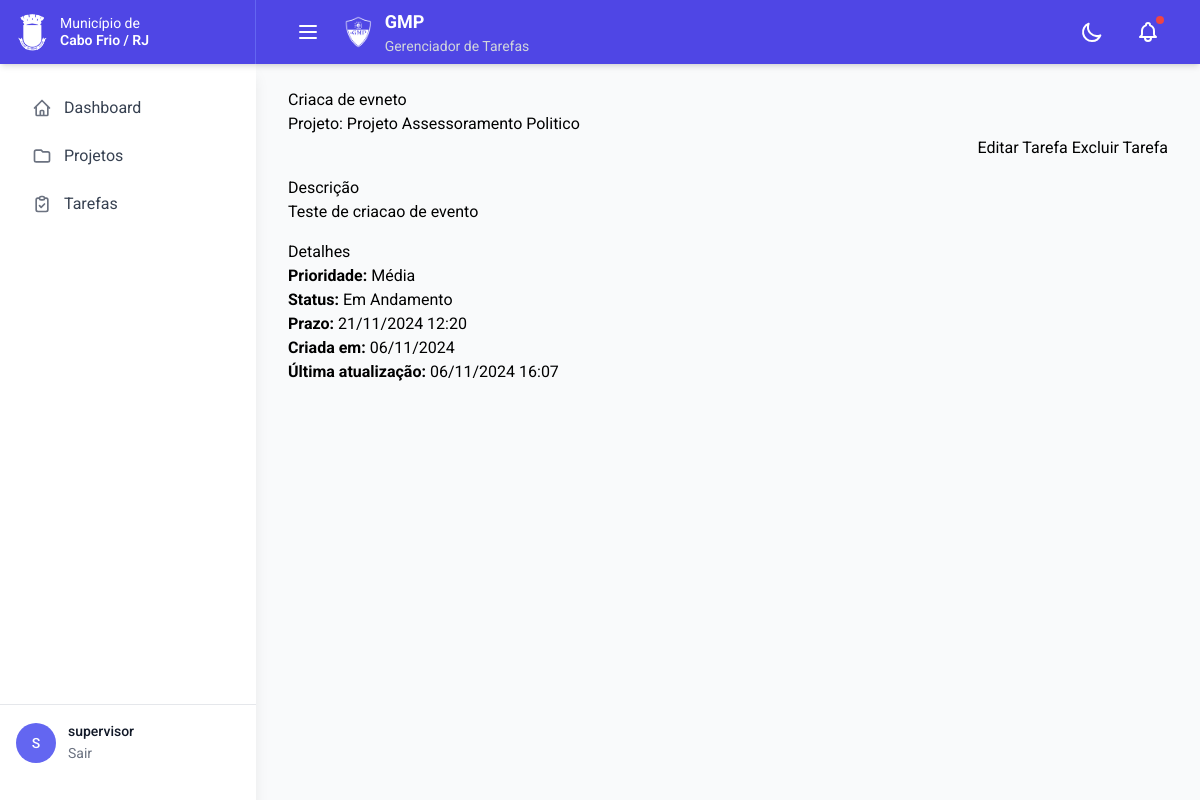
The page /tasks/1/ (signed in) on the database as committed earlier.
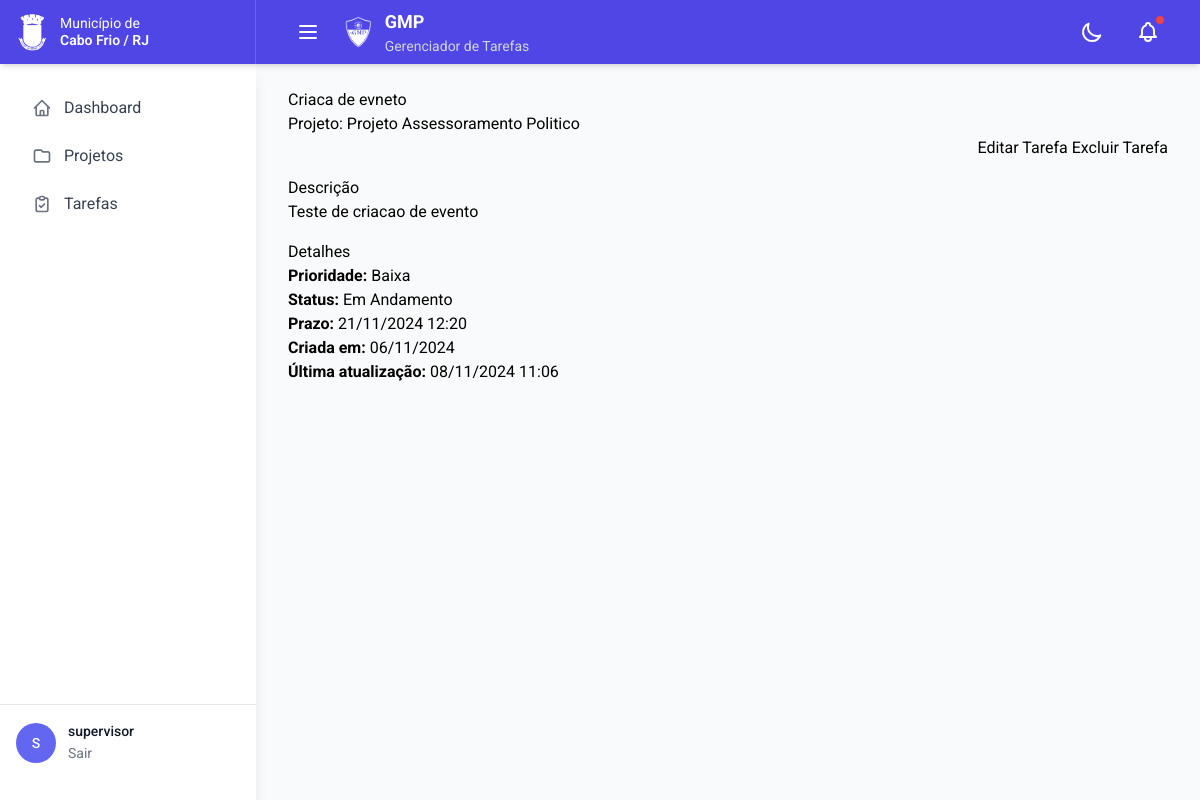
The same page on the database as committed later.
### tasks/models.py (models this page shows, shortened)
class Task(models.Model):
    PRIORITY_CHOICES = [
        ('low', 'Baixa'),
        ('medium', 'Média'),
        ('high', 'Alta'),
    ]
    STATUS_CHOICES = [
        ('todo', 'A Fazer'),
        ('doing', 'Em Andamento'),
        ('done', 'Concluída'),
    ]
    title = models.CharField('Título', max_length=200)
    description = models.TextField('Descrição')
    due_date = models.DateTimeField('Data de entrega')
    priority = models.CharField(
        'Prioridade',
        max_length=6,
        choices=PRIORITY_CHOICES,
        default='medium'
    )
    status = models.CharField(
        'Status',
        max_length=5,
        choices=STATUS_CHOICES,
        default='todo'
    )
    project = models.ForeignKey(
        Project,
        verbose_name='Projeto',
        on_delete=models.CASCADE,
        related_name='tasks'
    )
    created_at = models.DateTimeField('Criado em', auto_now_add=True)
    updated_at = models.DateTimeField('Atualizado em', auto_now=True)
    class Meta:
        verbose_name = 'Tarefa'
        verbose_name_plural = 'Tarefas'
        ordering = ['due_date']

### projects/models.py (models this page shows, shortened)
class Project(models.Model):
    title = models.CharField('Título', max_length=200)
    description = models.TextField('Descrição')
    detailed_description = RichTextField('Descrição Detalhada', null=True, blank=True)
    value = models.DecimalField('Valor', max_digits=10, decimal_places=2, default=0)
    is_active = models.BooleanField('Ativo', default=True)
    photo = models.ImageField('Foto', upload_to='projects/', null=True, blank=True)
    created_at = models.DateTimeField('Criado em', auto_now_add=True)
    owner = models.ForeignKey(
        settings.AUTH_USER_MODEL,
        verbose_name='Proprietário',
        on_delete=models.CASCADE,
        related_name='projects'
    )
    class Meta:
        verbose_name = 'Projeto'
        verbose_name_plural = 'Projetos'
        ordering = ['-created_at']

### tasks/views.py (the view)
# urls.py: path('<int:pk>/', views.task_detail, name='detail'),
@login_required
def task_detail(request, pk):
    task = get_object_or_404(Task, pk=pk, project__owner=request.user)
    return render(request, 'tasks/task_detail.html', {'task': task})

### templates/tasks/task_detail.html (shortened to what this page needs)
{% extends 'base.html' %}
{% block content %}
<div class="row mb-4">
    <div class="col">
        <h2>{{ task.title }}</h2>
        <p class="text-muted">
            Projeto: <a href="{% url 'projects:detail' task.project.pk %}">{{ task.project.title }}</a>
        </p>
    </div>
    <div class="col text-end">
        <a href="{% url 'tasks:update' task.pk %}" class="btn btn-secondary">
             Editar Tarefa
        </a>
        <a href="{% url 'tasks:delete' task.pk %}" class="btn btn-danger">
             Excluir Tarefa
        </a>
    </div>
</div>
<div class="row">
    <div class="col-md-8">
        <div class="card mb-4">
            <div class="card-body">
                <h5 class="card-title">Descrição</h5>
                <p class="card-text">{{ task.description }}</p>
            </div>
        </div>
    </div>
    <div class="col-md-4">
        <div class="card mb-4">
            <div class="card-body">
                <h5 class="card-title">Detalhes</h5>
                <ul class="list-unstyled">
                    <li><strong>Prioridade:</strong>
                        <span class="badge bg-{{ task.get_priority_color }}">{{ task.get_priority_display }}</span>
                    </li>
                    <li><strong>Status:</strong>
                        <span class="badge bg-{{ task.get_status_color }}">{{ task.get_status_display }}</span>
                    </li>
                    <li><strong>Prazo:</strong> {{ task.due_date|date:"d/m/Y H:i" }}</li>
                    <li><strong>Criada em:</strong> {{ task.created_at|date:"d/m/Y" }}</li>
                    <li><strong>Última atualização:</strong> {{ task.updated_at|date:"d/m/Y H:i" }}</li>
                </ul>
            </div>
        </div>
    </div>
</div>
{% endblock %}

Rows that differ between the two databases and show on the page:
changed Task "Criaca de evneto": priority "Média" → "Baixa"; updated_at "06/11/2024 16:07" → "08/11/2024 11:06"
